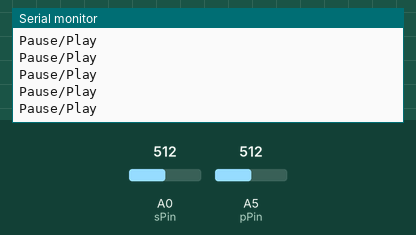
Bench run of a sketch on a simulated Arduino Uno, built with avr-gcc and run on an emulated ATmega328P. Shown: the last lines printed to the serial monitor. The test bench sets the inputs (shaded band); at power-on: A0 (sPin) = 512, A5 (pPin) = 512.

Above: at 1.2 s.
1.3 s: A0 (sPin) set to 716
At 1.74 s:
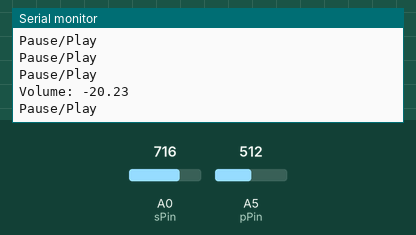
2.8 s: A0 (sPin) set to 900
At 3.19 s:
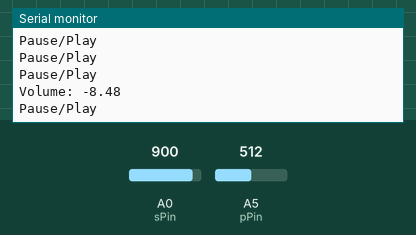

Measured:
- after the input at 1.3 s, the serial monitor: prints a new line after 0.20 s (image 1)
- after the input at 2.8 s, the serial monitor: prints a new line after 0.16 s (image 2)

The sketch:

Arduino_Input_Reader.ino
```cpp
int sPin = A0;
float sVal0 = 0;
float sVal1;
int vol;
float volSend = 0;
const float pycawUnit = 0.6525;
const float sliderUnit = 10.23;

int pPin = A5;
float pVal = 0;

void setup() {
  // put your setup code here, to run once:
  Serial.begin(9600);
  pinMode(sPin, INPUT);
  pinMode(pPin, INPUT);
  sVal0 = analogRead(sPin);
  vol = (sVal0 / sliderUnit);
  volSend = -65.25 + (vol * pycawUnit);

  Serial.write("Volume: ");
  Serial.println(volSend);
}

void loop() {
  // put your main code here, to run repeatedly:
  if (Serial.read() == "Start"){
    setup();
  }

  sVal1 = analogRead(sPin);
  pVal = analogRead(pPin);

//  Serial.println(sVal1);
//  delay(800);

  if (pVal > 0){
    Serial.write("Pause/Play\n");
    delay(150);
  }

  if (sVal1 > sVal0 + 10 || sVal1 < sVal0 - 10){
    vol = sVal1 / sliderUnit;
    volSend = -65.25 + (vol * pycawUnit);
    Serial.write("Volume: ");
    Serial.println(volSend);
    sVal0 = sVal1;
    delay(100);
  }
}
```
